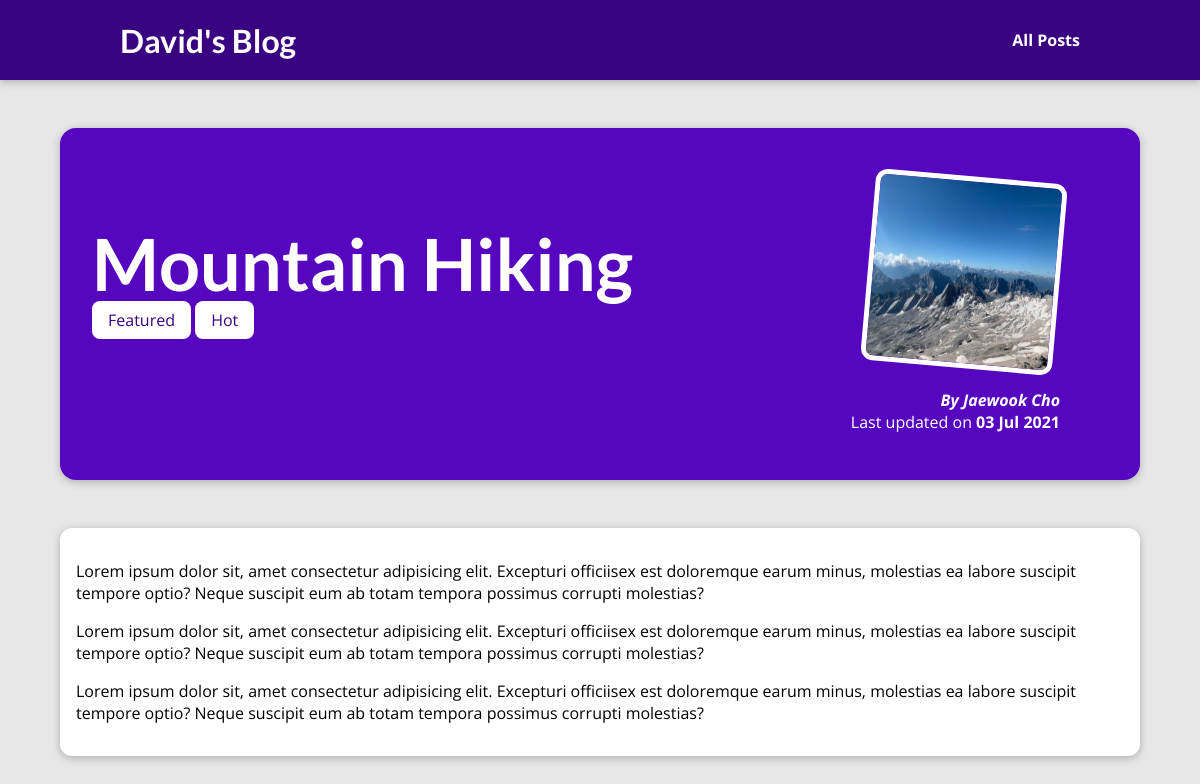
The page /posts/hike-in-the-mountains on the database its author committed.
### blog/models.py (models this page shows, shortened)
class Post(models.Model):
    title = models.CharField(max_length=150)
    excerpt = models.CharField(max_length=200)
    image_name = models.CharField(max_length=100)
    date = models.DateField(auto_now=True)
    slug = models.SlugField(unique=True, db_index=True)
    content = models.TextField(validators=[MinLengthValidator(10)])
    author = models.ForeignKey(Author, on_delete=models.SET_NULL, null=True, related_name="posts")
    tags = models.ManyToManyField(Tag)

class Tag(models.Model):
    caption = models.CharField(max_length=20)

class Author(models.Model):
    first_name = models.CharField(max_length=100)
    last_name = models.CharField(max_length=100)
    email_address = models.EmailField()
    def full_name(self):
        return f"{self.first_name} {self.last_name}"
    def __str__(self):
        return self.full_name()

### blog/views.py (the view)
# urls.py: path("posts/<slug:slug>", views.post_detail, name="post-detail-page") # /posts/my-first-post
def post_detail(request, slug):
    identified_post = get_object_or_404(Post, slug=slug)
    return render(request, "blog/post-detail.html", {
        "post": identified_post,
        "post_tags": identified_post.tags.all()
    })

### blog/templates/blog/post-detail.html (shortened to what this page needs)
{% extends "base.html" %}
{% load static %}
{% block css_files %}
    <link rel="stylesheet" href="{% static "blog/post-detail.css" %}">
{% endblock %}
{% block content %}
<section id="summary">
  <h2>{{ post.title }}</h2>
  <div>
    {% for tag in post_tags%}
      <span class="tag">{{ tag.caption }}</span>
    {% endfor %}
  </div>
  <article>
    <img src="{% static "blog/images/"|add:post.image_name %}" alt="{{ post.title }}">
    <address>By <a href="mailto:{{ post.author.email_adress}}">{{ post.author|title }}</a></address>
    <div>Last updated on <time>{{ post.date|date:"d M Y" }}</time></div>
  </article>
</section>
<main>
  {{ post.content|linebreaks }}
</main>
{% endblock %}

### templates/base.html (shortened to what this page needs)
{% load static %}
<!DOCTYPE html>
<html lang="en">
  <head>
    <link rel="stylesheet" href="{% static "app.css" %}">
    {% block css_files %}{% endblock %}
  </head>
  <body>
    <header id="main-navigation">
      <h1><a href="{% url "starting-page" %}">David's Blog</a></h1>
      <nav><a href="{% url "posts-page" %}">All Posts</a></nav>
    </header>
    {% block content %} {% endblock %}
  </body>
</html>

### static/app.css (style rules this page uses)
* { box-sizing: border-box; }
html { font-family: "Open Sans", "Lato", sans-serif; }
body { margin: 0; }
h1, h2, h3 { font-family: "Lato", sans-serif; font-weight: bold; }
#main-navigation { width: 100%; height: 5rem; display: flex; justify-content: space-between; align-items: center; padding: 0 10%; position: absolute; top: 0; left: 0; }
#main-navigation a { text-decoration: none; color: white; font-weight: bold; }

### blog/static/blog/post-detail.css (style rules this page uses)
body { background-color: #e7e7e7; }
#main-navigation { background-color: #390281; box-shadow: 0 2px 8px rgba(0, 0, 0, 0.25); }
#summary { margin: 8rem auto 3rem auto; padding: 2rem; width: 90%; max-width: 90rem; border-radius: 16px; background-color: #5706c0; position: relative; box-shadow: 0 2px 8px rgba(0, 0, 0, 0.25); height: 22rem; }
#summary a { text-decoration: none; color: white; }
#summary h2 { color: white; font-size: 4.5rem; margin-bottom: 0.2rem; }
#summary article { position: absolute; top: 2rem; right: 3rem; padding: 1rem 2rem; border-radius: 12px; text-align: right; color: white; }
#summary article img { width: 12rem; height: 12rem; border-radius: 12px; transform: rotateZ(5deg); border: 5px solid white; margin-bottom: 1rem; }
#summary address { font-weight: bold; }
#summary time { font-weight: bold; }
main { width: 90%; max-width: 90rem; margin: 3rem auto; background-color: white; padding: 1rem; border-radius: 12px; box-shadow: 0 2px 8px rgba(0, 0, 0, 0.25); }
.tag { background-color: white; color: #390281; padding: 0.5rem 1rem; border-radius: 8px; }

### rows shown on the page
Post: title "Mountain Hiking", image_name (picture), author "Jaewook Cho", date "03 Jul 2021", content "Lorem ipsum dolor sit, amet consectetur adipisicing elit. Excepturi officiisex est doloremque earum minus, molestias ea labore suscipit tempore optio? Neque suscipit eum ab totam tempora possimus corrupti molestias? Lorem ipsum dolor sit, amet consectetur adipisicing elit. Excepturi officiisex est doloremque earum minus, molestias ea labore suscipit tempore optio? Neque suscipit eum ab totam tempora possimus corrupti molestias? Lorem ipsum dolor sit, amet consectetur adipisicing elit. Excepturi officiisex est doloremque earum minus, molestias ea labore suscipit tempore optio? Neque suscipit eum ab totam tempora possimus corrupti molestias?"
Tag: caption "Featured"
Tag: caption "Hot"
